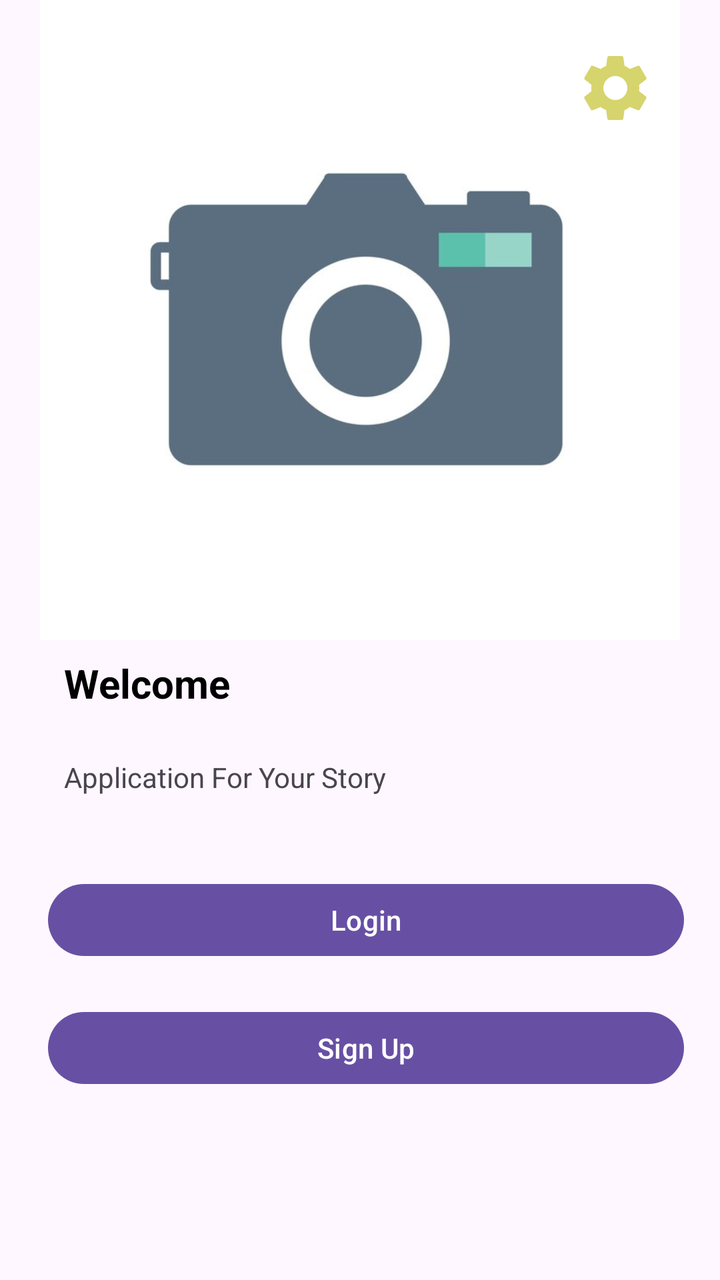
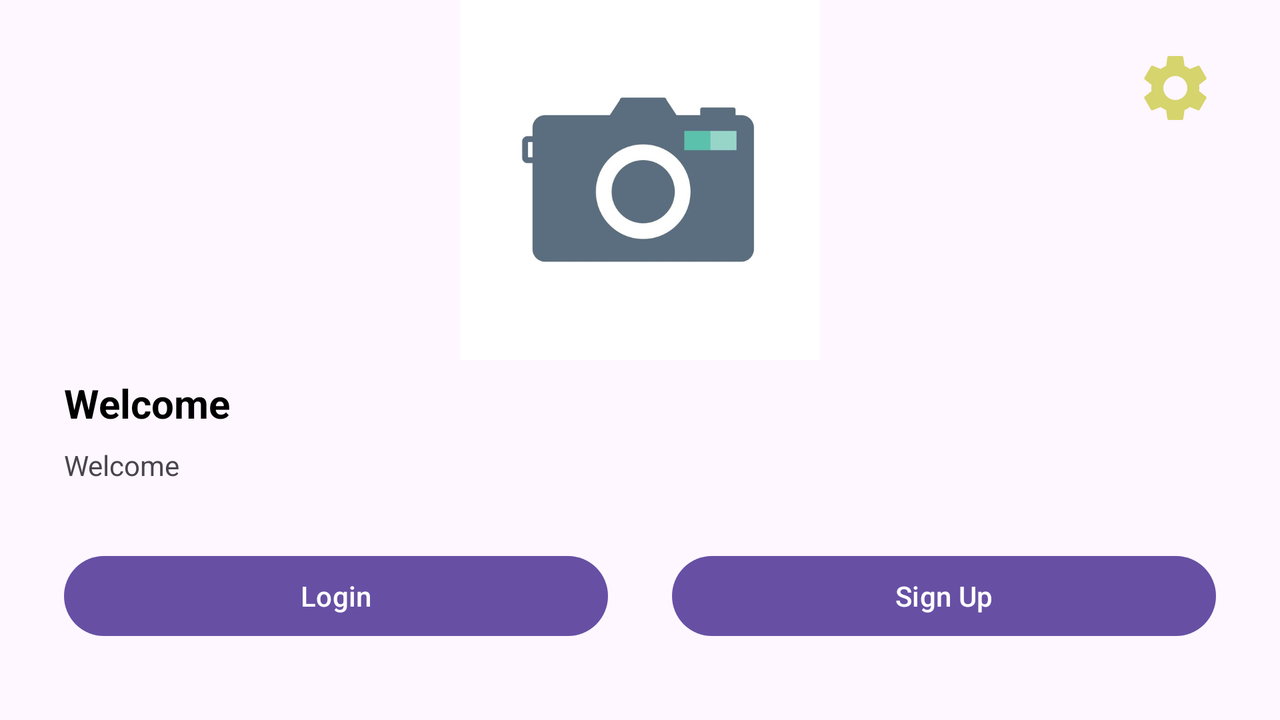

One screen, two layout resources from the same app: the default and the repository's alternative for another configuration. Each is rendered where Android would select it; the XML of both is given below.
<!-- AndroidManifest.xml: application theme Theme.SubStoryAppIntermediate -->
<!-- res/layout/activity_welcome.xml -->
<?xml version="1.0" encoding="utf-8"?>
<androidx.constraintlayout.widget.ConstraintLayout xmlns:android="http://schemas.android.com/apk/res/android"
    xmlns:app="http://schemas.android.com/apk/res-auto"
    xmlns:tools="http://schemas.android.com/tools"
    android:id="@+id/background"
    android:layout_width="match_parent"
    android:layout_height="match_parent"
    tools:context=".ui.activity.WelcomeActivity">

    <ImageView
        android:id="@+id/imageView"
        android:layout_width="0dp"
        android:layout_height="0dp"
        app:layout_constraintBottom_toTopOf="@+id/guidelineHorizontal"
        app:layout_constraintEnd_toEndOf="parent"
        app:layout_constraintHorizontal_bias="0.0"
        app:layout_constraintStart_toStartOf="parent"
        app:layout_constraintTop_toTopOf="parent"
        app:layout_constraintVertical_bias="1.0"
        app:srcCompat="@drawable/web" />


    <TextView
        android:id="@+id/titleTextView"
        android:layout_width="0dp"
        android:layout_height="wrap_content"
        android:layout_marginStart="32dp"
        android:layout_marginTop="8dp"
        android:layout_marginEnd="32dp"
        android:alpha="0"
        android:text="@string/welcome_page_tittle"
        android:textColor="@color/black"
        android:textSize="20sp"
        android:textStyle="bold"
        app:layout_constraintEnd_toEndOf="parent"
        app:layout_constraintHorizontal_bias="0.0"
        app:layout_constraintStart_toStartOf="parent"
        app:layout_constraintTop_toTopOf="@+id/guidelineHorizontal"
        tools:alpha="100" />

    <TextView
        android:id="@+id/descTextView"
        android:layout_width="0dp"
        android:layout_height="wrap_content"
        android:layout_marginStart="32dp"
        android:layout_marginTop="24dp"
        android:layout_marginEnd="32dp"
        android:alpha="0"
        android:text="@string/welcome_page_message"
        android:textSize="14sp"
        app:layout_constraintEnd_toEndOf="parent"
        app:layout_constraintHorizontal_bias="0.0"
        app:layout_constraintStart_toStartOf="parent"
        app:layout_constraintTop_toBottomOf="@+id/titleTextView"
        tools:alpha="100" />

    <Button
        android:id="@+id/signupButton"
        android:layout_width="318dp"
        android:layout_height="44dp"
        android:layout_marginStart="24dp"
        android:layout_marginTop="104dp"
        android:alpha="0"
        android:text="@string/signup"
        app:layout_constraintEnd_toStartOf="@+id/guidelineVertical"
        app:layout_constraintHorizontal_bias="0.077"
        app:layout_constraintStart_toStartOf="parent"
        app:layout_constraintTop_toBottomOf="@+id/descTextView"
        tools:alpha="100" />

    <Button
        android:id="@+id/loginButton"
        android:layout_width="318dp"
        android:layout_height="44dp"
        android:layout_marginStart="24dp"
        android:layout_marginTop="40dp"
        android:alpha="0"
        android:text="@string/login"
        app:layout_constraintEnd_toStartOf="@+id/guidelineVertical"
        app:layout_constraintHorizontal_bias="0.077"
        app:layout_constraintStart_toStartOf="parent"
        app:layout_constraintTop_toBottomOf="@+id/descTextView"
        tools:alpha="100" />

    <androidx.constraintlayout.widget.Guideline
        android:id="@+id/guidelineHorizontal"
        android:layout_width="wrap_content"
        android:layout_height="64dp"
        android:orientation="horizontal"
        app:layout_constraintEnd_toEndOf="parent"
        app:layout_constraintGuide_percent="0.5"
        app:layout_constraintStart_toStartOf="parent" />

    <androidx.constraintlayout.widget.Guideline
        android:id="@+id/guidelineVertical"
        android:layout_width="wrap_content"
        android:layout_height="64dp"
        android:orientation="horizontal"
        app:layout_constraintEnd_toEndOf="parent"
        app:layout_constraintGuide_percent="0.61"
        app:layout_constraintStart_toStartOf="parent" />


    <ImageView
        android:id="@+id/settingImageView"
        android:layout_width="73dp"
        android:layout_height="56dp"
        android:layout_marginTop="16dp"
        android:layout_marginEnd="16dp"
        android:padding="8dp"
        app:layout_constraintEnd_toEndOf="parent"
        app:layout_constraintTop_toTopOf="parent"
        app:srcCompat="@drawable/ic_baseline_settings_24" />

</androidx.constraintlayout.widget.ConstraintLayout>
<!-- resources referenced by this layout -->
<resources>
  <!-- drawable ic_baseline_settings_24 (drawable) -->
  <vector android:height="24dp" android:tint="#D6D46D"
      android:viewportHeight="24" android:viewportWidth="24"
      android:width="24dp" xmlns:android="http://schemas.android.com/apk/res/android">
      <path android:fillColor="@android:color/white" android:pathData="M19.14,12.94c0.04,-0.3 0.06,-0.61 0.06,-0.94c0,-0.32 -0.02,-0.64 -0.07,-0.94l2.03,-1.58c0.18,-0.14 0.23,-0.41 0.12,-0.61l-1.92,-3.32c-0.12,-0.22 -0.37,-0.29 -0.59,-0.22l-2.39,0.96c-0.5,-0.38 -1.03,-0.7 -1.62,-0.94L14.4,2.81c-0.04,-0.24 -0.24,-0.41 -0.48,-0.41h-3.84c-0.24,0 -0.43,0.17 -0.47,0.41L9.25,5.35C8.66,5.59 8.12,5.92 7.63,6.29L5.24,5.33c-0.22,-0.08 -0.47,0 -0.59,0.22L2.74,8.87C2.62,9.08 2.66,9.34 2.86,9.48l2.03,1.58C4.84,11.36 4.8,11.69 4.8,12s0.02,0.64 0.07,0.94l-2.03,1.58c-0.18,0.14 -0.23,0.41 -0.12,0.61l1.92,3.32c0.12,0.22 0.37,0.29 0.59,0.22l2.39,-0.96c0.5,0.38 1.03,0.7 1.62,0.94l0.36,2.54c0.05,0.24 0.24,0.41 0.48,0.41h3.84c0.24,0 0.44,-0.17 0.47,-0.41l0.36,-2.54c0.59,-0.24 1.13,-0.56 1.62,-0.94l2.39,0.96c0.22,0.08 0.47,0 0.59,-0.22l1.92,-3.32c0.12,-0.22 0.07,-0.47 -0.12,-0.61L19.14,12.94zM12,15.6c-1.98,0 -3.6,-1.62 -3.6,-3.6s1.62,-3.6 3.6,-3.6s3.6,1.62 3.6,3.6S13.98,15.6 12,15.6z"/>
  </vector>
  <!-- drawable web: png bitmap (drawable, 52421 bytes) -->
  <string name="login">Login</string>
  <string name="signup">Sign Up</string>
  <string name="welcome_page_message">Application For Your Story</string>
  <string name="welcome_page_tittle">Welcome</string>
  <style name="Theme.SubStoryAppIntermediate" parent="Base.Theme.SubStoryAppIntermediate" />
  <style name="Base.Theme.SubStoryAppIntermediate" parent="Theme.Material3.DayNight">
          
          
      </style>
</resources>
<!-- res/layout-land/activity_welcome.xml (the repository's variant of the layout above) -->
<!-- drawn on the phone turned sideways -->
<?xml version="1.0" encoding="utf-8"?>
<androidx.constraintlayout.widget.ConstraintLayout xmlns:android="http://schemas.android.com/apk/res/android"
    xmlns:app="http://schemas.android.com/apk/res-auto"
    xmlns:tools="http://schemas.android.com/tools"
    android:id="@+id/background"
    android:layout_width="match_parent"
    android:layout_height="match_parent"
    tools:context=".ui.activity.WelcomeActivity">

    <ImageView
        android:id="@+id/imageView"
        android:layout_width="0dp"
        android:layout_height="0dp"
        app:layout_constraintBottom_toTopOf="@+id/guidelineHorizontal"
        app:layout_constraintEnd_toEndOf="parent"
        app:layout_constraintStart_toStartOf="parent"
        app:layout_constraintTop_toTopOf="parent"
        app:srcCompat="@drawable/web"
        />

    <TextView
        android:id="@+id/titleTextView"
        android:layout_width="0dp"
        android:layout_height="wrap_content"
        android:layout_marginStart="32dp"
        android:layout_marginTop="8dp"
        android:layout_marginEnd="32dp"
        android:text="@string/welcome_page_tittle"
        android:textColor="@color/black"
        android:textSize="20sp"
        android:textStyle="bold"
        app:layout_constraintEnd_toEndOf="parent"
        app:layout_constraintHorizontal_bias="0.0"
        app:layout_constraintStart_toStartOf="parent"
        app:layout_constraintTop_toTopOf="@+id/guidelineHorizontal"
        android:alpha="0"
        tools:alpha="100" />

    <TextView
        android:id="@+id/descTextView"
        android:layout_width="0dp"
        android:layout_height="wrap_content"
        android:layout_marginStart="32dp"
        android:layout_marginTop="8dp"
        android:layout_marginEnd="32dp"
        android:text="@string/welcome_page_tittle"
        android:textSize="14sp"
        app:layout_constraintEnd_toEndOf="parent"
        app:layout_constraintHorizontal_bias="0.0"
        app:layout_constraintStart_toStartOf="parent"
        app:layout_constraintTop_toBottomOf="@+id/titleTextView"
        android:alpha="0"
        tools:alpha="100" />

    <Button
        android:id="@+id/loginButton"
        android:layout_width="0dp"
        android:layout_height="wrap_content"
        android:layout_marginStart="32dp"
        android:layout_marginTop="32dp"
        android:layout_marginEnd="16dp"
        android:text="@string/login"
        app:layout_constraintEnd_toStartOf="@+id/guidelineVertical"
        app:layout_constraintStart_toStartOf="parent"
        app:layout_constraintTop_toBottomOf="@+id/descTextView"
        android:alpha="0"
        tools:alpha="100" />

    <Button
        android:id="@+id/signupButton"
        android:layout_width="0dp"
        android:layout_height="wrap_content"
        android:layout_marginStart="16dp"
        android:layout_marginTop="32dp"
        android:layout_marginEnd="32dp"
        android:text="@string/signup"
        app:layout_constraintEnd_toEndOf="parent"
        app:layout_constraintStart_toStartOf="@+id/guidelineVertical"
        app:layout_constraintTop_toBottomOf="@+id/descTextView"
        android:alpha="0"
        tools:alpha="100" />

    <androidx.constraintlayout.widget.Guideline
        android:id="@+id/guidelineHorizontal"
        android:layout_width="wrap_content"
        android:layout_height="64dp"
        android:orientation="horizontal"
        app:layout_constraintEnd_toEndOf="parent"
        app:layout_constraintGuide_percent="0.5"
        app:layout_constraintStart_toStartOf="parent" />

    <androidx.constraintlayout.widget.Guideline
        android:id="@+id/guidelineVertical"
        android:layout_width="wrap_content"
        android:layout_height="64dp"
        android:orientation="vertical"
        app:layout_constraintEnd_toEndOf="parent"
        app:layout_constraintGuide_percent="0.5"
        app:layout_constraintStart_toStartOf="parent" />

    <ImageView
        android:id="@+id/settingImageView"
        android:layout_width="73dp"
        android:layout_height="56dp"
        android:layout_marginTop="16dp"
        android:layout_marginEnd="16dp"
        android:padding="8dp"
        app:layout_constraintEnd_toEndOf="parent"
        app:layout_constraintTop_toTopOf="parent"
        app:srcCompat="@drawable/ic_baseline_settings_24" />

</androidx.constraintlayout.widget.ConstraintLayout>
<!-- resources referenced by the variant -->
<!-- as the phone turned sideways resolves them -->
<resources>
  <!-- drawable ic_baseline_settings_24 (drawable) -->
  <vector android:height="24dp" android:tint="#D6D46D"
      android:viewportHeight="24" android:viewportWidth="24"
      android:width="24dp" xmlns:android="http://schemas.android.com/apk/res/android">
      <path android:fillColor="@android:color/white" android:pathData="M19.14,12.94c0.04,-0.3 0.06,-0.61 0.06,-0.94c0,-0.32 -0.02,-0.64 -0.07,-0.94l2.03,-1.58c0.18,-0.14 0.23,-0.41 0.12,-0.61l-1.92,-3.32c-0.12,-0.22 -0.37,-0.29 -0.59,-0.22l-2.39,0.96c-0.5,-0.38 -1.03,-0.7 -1.62,-0.94L14.4,2.81c-0.04,-0.24 -0.24,-0.41 -0.48,-0.41h-3.84c-0.24,0 -0.43,0.17 -0.47,0.41L9.25,5.35C8.66,5.59 8.12,5.92 7.63,6.29L5.24,5.33c-0.22,-0.08 -0.47,0 -0.59,0.22L2.74,8.87C2.62,9.08 2.66,9.34 2.86,9.48l2.03,1.58C4.84,11.36 4.8,11.69 4.8,12s0.02,0.64 0.07,0.94l-2.03,1.58c-0.18,0.14 -0.23,0.41 -0.12,0.61l1.92,3.32c0.12,0.22 0.37,0.29 0.59,0.22l2.39,-0.96c0.5,0.38 1.03,0.7 1.62,0.94l0.36,2.54c0.05,0.24 0.24,0.41 0.48,0.41h3.84c0.24,0 0.44,-0.17 0.47,-0.41l0.36,-2.54c0.59,-0.24 1.13,-0.56 1.62,-0.94l2.39,0.96c0.22,0.08 0.47,0 0.59,-0.22l1.92,-3.32c0.12,-0.22 0.07,-0.47 -0.12,-0.61L19.14,12.94zM12,15.6c-1.98,0 -3.6,-1.62 -3.6,-3.6s1.62,-3.6 3.6,-3.6s3.6,1.62 3.6,3.6S13.98,15.6 12,15.6z"/>
  </vector>
  <!-- drawable web: png bitmap (drawable, 52421 bytes) -->
  <string name="login">Login</string>
  <string name="signup">Sign Up</string>
  <string name="welcome_page_tittle">Welcome</string>
  <style name="Theme.SubStoryAppIntermediate" parent="Base.Theme.SubStoryAppIntermediate" />
  <style name="Base.Theme.SubStoryAppIntermediate" parent="Theme.Material3.DayNight">
          
          
      </style>
</resources>
